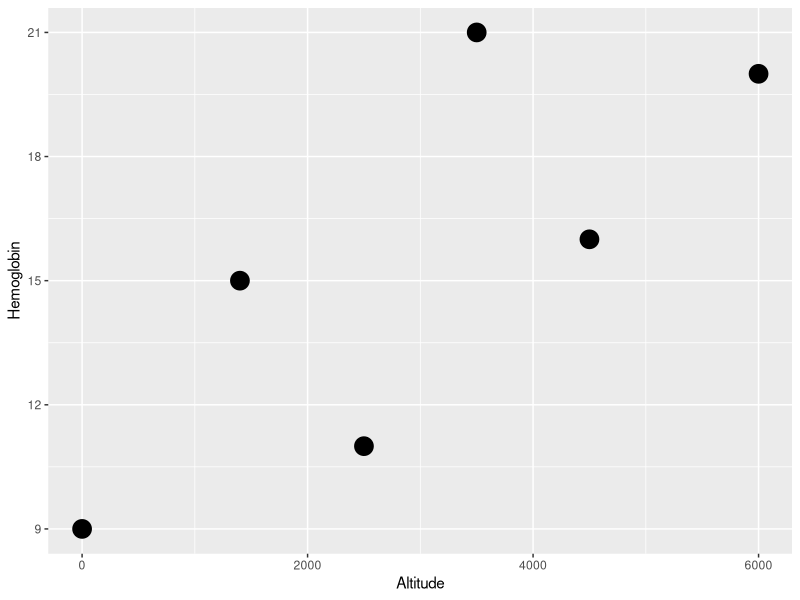
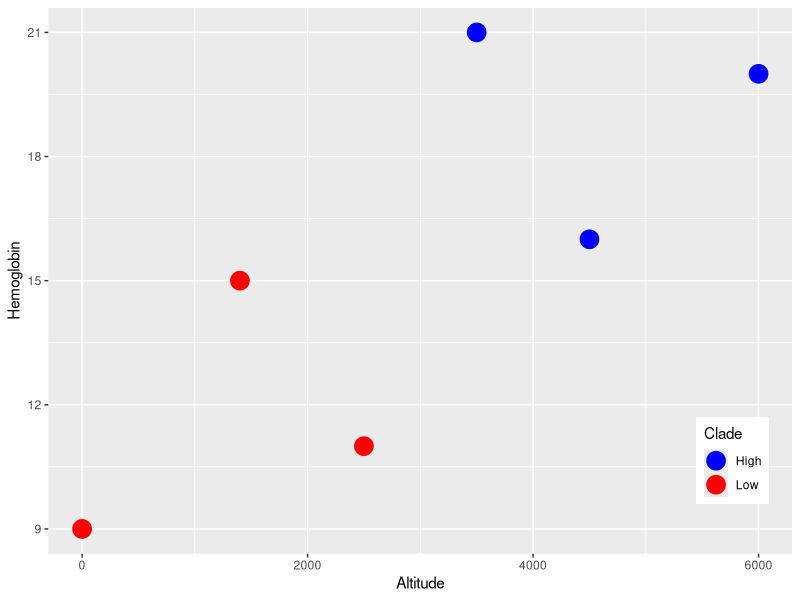
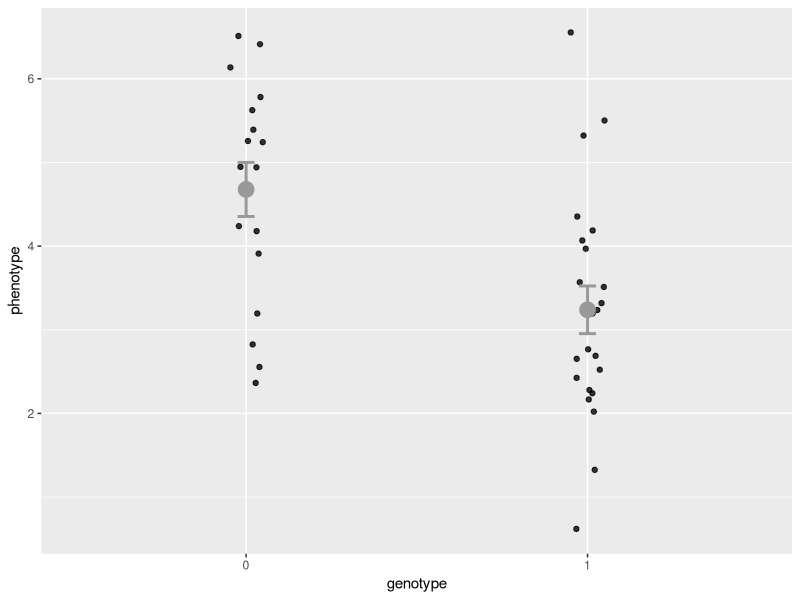
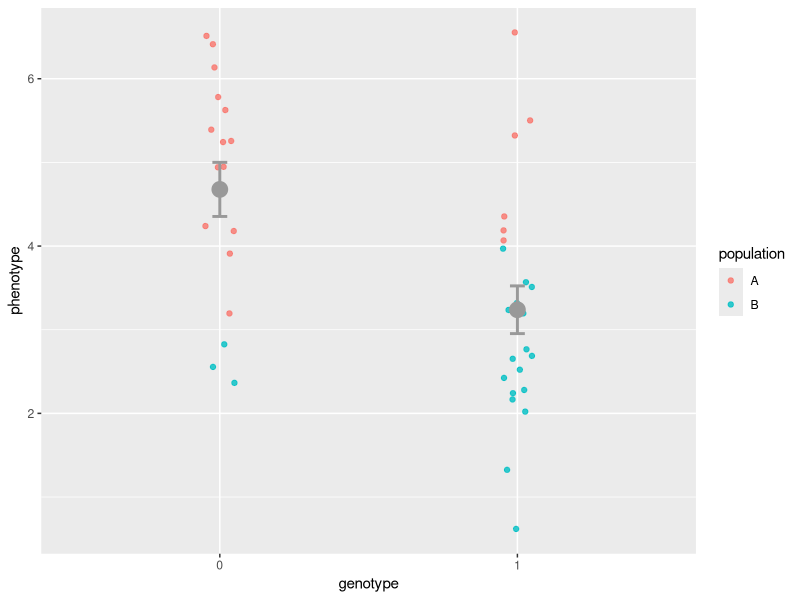

R code for these plots, in order:
## ---- chunk 1
library(tidyverse)
library(cowplot)
library(readxl)
## ---- chunk 2
ex.dat <- data.frame(Altitude = c(0, 1400, 2500, 3500, 4500, 6000),
                     Hemoglobin = c(9, 15, 11, 21, 16, 20),
                     Clade = rep(c('Low', 'High'),each = 3)) 
ggplot(ex.dat, aes(x = Altitude, y = Hemoglobin)) +
  geom_point(size = 6)
## ---- chunk 3
ggplot(ex.dat, aes(x = Altitude, y = Hemoglobin, color = Clade)) +
  geom_point(size = 6) +
  scale_color_manual(values = c("blue", "red")) +
  theme(legend.position = c(0.92, 0.17))
## ---- chunk 4
set.seed(23141)

pop <- data.frame('population' = rep(c('A','B'),each=20), 
                  'genotype' = c(c(rep(0,14),rep(1,6)), c(rep(0,3),rep(1,17))),
                  'phenotype' = c(rnorm(20,5),rnorm(20,3)))

ggplot(pop, aes(x=as.factor(genotype),y=phenotype)) +
  geom_point(position=position_jitter(0.05), alpha=0.8) +
  xlab('genotype') +
  stat_summary(fun.y = mean, geom = "point", size = 5,
               color = "grey60") + 
  stat_summary(fun.data = mean_se, geom = "errorbar",
               width = 0.05,
               color = "grey60", size = 1)
  
## ---- chunk 5

ggplot(pop, aes(x=as.factor(genotype),y=phenotype,color=population)) +
  geom_point(position=position_jitter(0.05),alpha=0.8) +
  xlab('genotype') +
  stat_summary(fun.y = mean, geom = "point", size = 5,
               color = "grey60") + 
  stat_summary(fun.data = mean_se, geom = "errorbar",
               width = 0.05,
               color = "grey60", size = 1)

  

